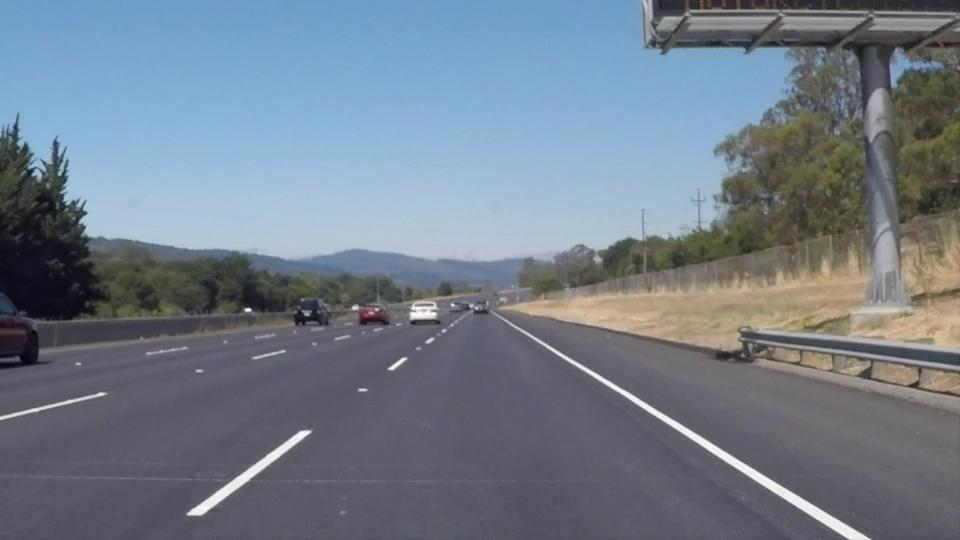
#> input picture test_pic/1.jpg, 960 x 540 px, given in place of the camera
$ python 2_main-cpu-python-Live_Streaming.py
#> lines starting #> are read from the running program, lines starting #| are printed output that depends on the picture; after the words box and inside, x2 and y2 are one past the last pixel; in counts of white or black regions, pixels touching at a corner belong together
# Importing the required packages
import numpy as np
import cv2
import os
import psutil
import time

# Initialize variables for calculating average memory usage and process time
total_memory_usage = 0
total_process_time = 0
process_time = 0
global cap
cap = cv2.VideoCapture(0)


# Color selection (HSL)
def convert_hsl(image):
    return cv2.cvtColor(image, cv2.COLOR_RGB2HLS)

def HSL_color_selection(image):
    # Convert the input image to HSL
    converted_image = convert_hsl(image)

    # White color mask
    lower_threshold = np.uint8([0, 200, 0])
    upper_threshold = np.uint8([255, 255, 255])
    white_mask = cv2.inRange(converted_image, lower_threshold, upper_threshold)

    # Yellow color mask
    lower_threshold = np.uint8([10, 0, 100])
    upper_threshold = np.uint8([40, 255, 255])
    yellow_mask = cv2.inRange(converted_image, lower_threshold, upper_threshold)

    # Combine white and yellow masks
    mask = cv2.bitwise_or(white_mask, yellow_mask)
    masked_image = cv2.bitwise_and(image, image, mask=mask)

    return masked_image

# Canny edge detection
def gray_scale(image):
    return cv2.cvtColor(image, cv2.COLOR_RGB2GRAY)

def gaussian_smoothing(image, kernel_size=13):
    return cv2.GaussianBlur(image, (kernel_size, kernel_size), 0)

def canny_detector(image, low_threshold=50, high_threshold=150):
    return cv2.Canny(image, low_threshold, high_threshold)

# Region of interest
def region_selection(image):
    mask = np.zeros_like(image)
    # Defining a 3-channel or 1-channel color to fill the mask with depending on the input image
    if len(image.shape) > 2:
        channel_count = image.shape[2]
        ignore_mask_color = (255,) * channel_count
    else:
        ignore_mask_color = 255
    # Define the vertices of the polygon dynamically based on the image dimensions
    rows, cols = image.shape[:2]
    bottom_left = [cols * 0.1, rows * 0.95]
    top_left = [cols * 0.4, rows * 0.6]
    bottom_right = [cols * 0.9, rows * 0.95]
    top_right = [cols * 0.6, rows * 0.6]
    vertices = np.array([[bottom_left, top_left, top_right, bottom_right]], dtype=np.int32)
    cv2.fillPoly(mask, vertices, ignore_mask_color)
    masked_image = cv2.bitwise_and(image, mask)
    return masked_image

# Hough transform
def hough_transform(image):
    """
    Determine and cut the region of interest in the input image.
        Parameters:
            image: The output of a Canny transform.
    """
    rho = 1              # Distance resolution of the accumulator in pixels.
    theta = np.pi/180    # Angle resolution of the accumulator in radians.
    threshold = 20       # Only lines that are greater than threshold will be returned.
    minLineLength = 20   # Line segments shorter than that are rejected.
    maxLineGap = 300     # Maximum allowed gap between points on the same line to link them
    return cv2.HoughLinesP(image, rho=rho, theta=theta, threshold=threshold,
                            minLineLength=minLineLength, maxLineGap=maxLineGap)

def draw_lines(image, lines, color=[0, 255, 0], thickness=2):
    """
    Draw lines onto the input image.
        Parameters:
            image: An np.array compatible with plt.imshow.
            lines: The lines we want to draw.
            color (Default = red): Line color.
            thickness (Default = 2): Line thickness.
    """
    image = np.copy(image)
    for line in lines:
        for x1, y1, x2, y2 in line:
            cv2.line(image, (x1, y1), (x2, y2), color, thickness)
    return image

# Averaging and extrapolating the lane lines
def average_slope_intercept(lines):
    """
    Find the slope and intercept of the left and right lanes of each image.
        Parameters:
            lines: The output lines from Hough Transform.
    """
    left_lines = []  # (slope, intercept)
    left_weights = []  # (length,)
    right_lines = []  # (slope, intercept)
    right_weights = []  # (length,)

    for line in lines:
        for x1, y1, x2, y2 in line:
            if x1 == x2:
                continue
            slope = (y2 - y1) / (x2 - x1)
            intercept = y1 - (slope * x1)
            length = np.sqrt(((y2 - y1) ** 2) + ((x2 - x1) ** 2))
            if slope < 0:
                left_lines.append((slope, intercept))
                left_weights.append(length)
            else:
                right_lines.append((slope, intercept))
                right_weights.append(length)
    left_lane = np.dot(left_weights, left_lines) / np.sum(left_weights) if len(left_weights) > 0 else None
    right_lane = np.dot(right_weights, right_lines) / np.sum(right_weights) if len(right_weights) > 0 else None
    return left_lane, right_lane

def pixel_points(y1, y2, line):
    """
    Converts the slope and intercept of each line into pixel points.
        Parameters:
            y1: y-value of the line's starting point.
            y2: y-value of the line's end point.
            line: The slope and intercept of the line.
    """
    if line is None:
        return None
    slope, intercept = line
    x1 = int((y1 - intercept) / slope)
    x2 = int((y2 - intercept) / slope)
    y1 = int(y1)
    y2 = int(y2)
    return ((x1, y1), (x2, y2))

def lane_lines(image, lines):
    """
    Create full length lines from pixel points.
        Parameters:
            image: The input test image.
            lines: The output lines from Hough Transform.
    """
    left_lane, right_lane = average_slope_intercept(lines)
    y1 = image.shape[0]
    y2 = y1 * 0.6
    left_line = pixel_points(y1, y2, left_lane)
    right_line = pixel_points(y1, y2, right_lane)
    return left_line, right_line

def draw_lane_lines(image, lines, color=[0, 255, 0], thickness=12):
    """
    Draw lines onto the input image.
        Parameters:
            image: The input test image.
            lines: The output lines from Hough Transform.
            color (Default = red): Line color.
            thickness (Default = 12): Line thickness.
    """
    line_image = np.zeros_like(image)
    for line in lines:
        if line is not None:
            cv2.line(line_image, *line, color, thickness)
    return cv2.addWeighted(image, 1.0, line_image, 1.0, 0.0)

def frame_processor(image):
    """
    Process the input frame to detect lane lines.
        Parameters:
            image: Single video frame.
    """
    color_select = HSL_color_selection(image)
    gray = gray_scale(color_select)
    smooth = gaussian_smoothing(gray)
    edges = canny_detector(smooth)
    region = region_selection(edges)
    hough = hough_transform(region)
    result = draw_lane_lines(image, lane_lines(image, hough))
    return result

def process_video(output_video):
    global cap
    """
    Read input video stream and produce a video file with detected lane lines.
        Parameters:
            output_video: A video file with detected lane lines.
    """
    start_time = time.time()
        # Capture video from the default camera
    frame_width = int(cap.get(cv2.CAP_PROP_FRAME_WIDTH))
    frame_height = int(cap.get(cv2.CAP_PROP_FRAME_HEIGHT))
    output = cv2.VideoWriter(output_video, cv2.VideoWriter_fourcc(*'mp4v'), 30, (frame_width, frame_height))

while True:
    ret, frame = cap.read()
#> frame is the input picture: shape (540, 960, 3); mean B, G, R 137.4, 124.9, 114.2
    if not ret:
        break

    processed_frame = frame_processor(frame)
#> in convert_hsl, `return cv2.cvtColor(image, cv2.COLOR_RGB2HLS)`: returned value: shape (540, 960, 3); mean of channels 0, 1, 2 81.9, 125.7, 50.2
#> in HSL_color_selection, `white_mask = cv2.inRange(converted_image, lower_threshold, upper_thres..`:
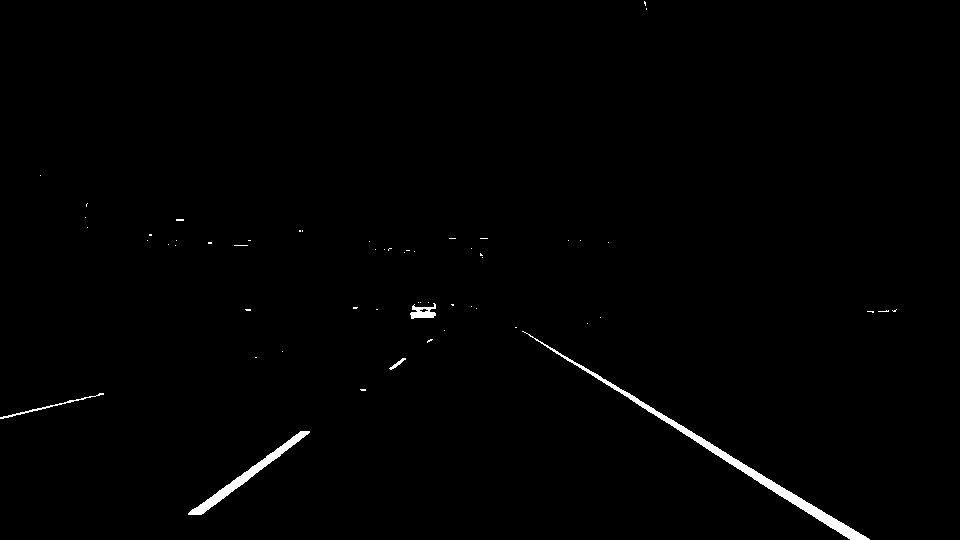
#> white_mask: shape (540, 960); 0.82% white; 57 white regions (52 under 20 px), largest, box (x1, y1, x2, y2) and area: (522, 331, 870, 540) 2439, (188, 431, 310, 515) 1132, (410, 303, 436, 319) 243, (0, 393, 104, 419) 197, (389, 358, 406, 370) 57
#> in HSL_color_selection, `yellow_mask = cv2.inRange(converted_image, lower_threshold, upper_thre..`:
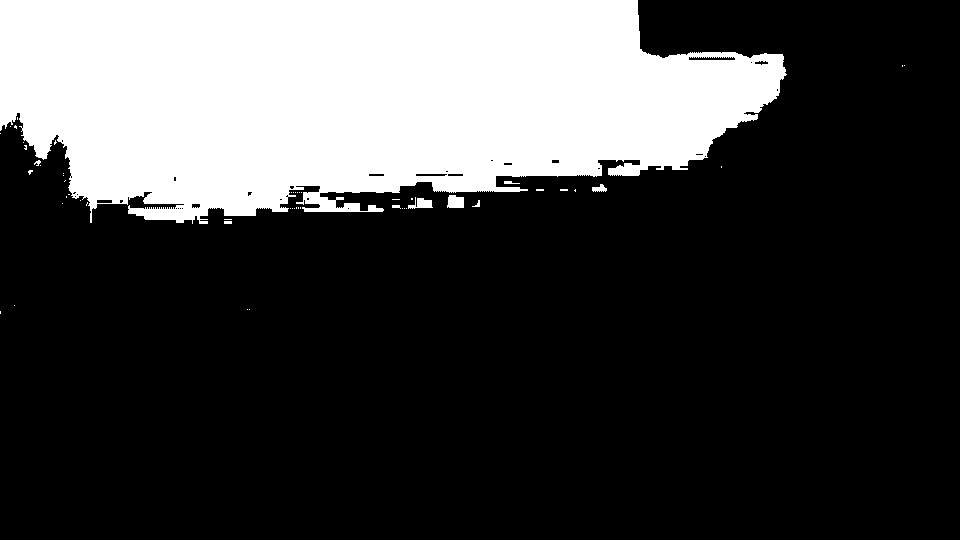
#> yellow_mask: shape (540, 960); 25.9% white; 54 white regions (45 under 20 px), largest, box (x1, y1, x2, y2) and area: (0, 0, 787, 224) 133368, (447, 195, 464, 208) 192, (408, 197, 433, 209) 172
#> in HSL_color_selection, `mask = cv2.bitwise_or(white_mask, yellow_mask)`: mask: shape (540, 960); 26.7% white; 107 white regions (93 under 20 px), largest, box (x1, y1, x2, y2) and area: (0, 0, 787, 224) 133368, (522, 331, 870, 540) 2439, (188, 431, 310, 515) 1132
#> in HSL_color_selection, `masked_image = cv2.bitwise_and(image, image, mask=mask)`:
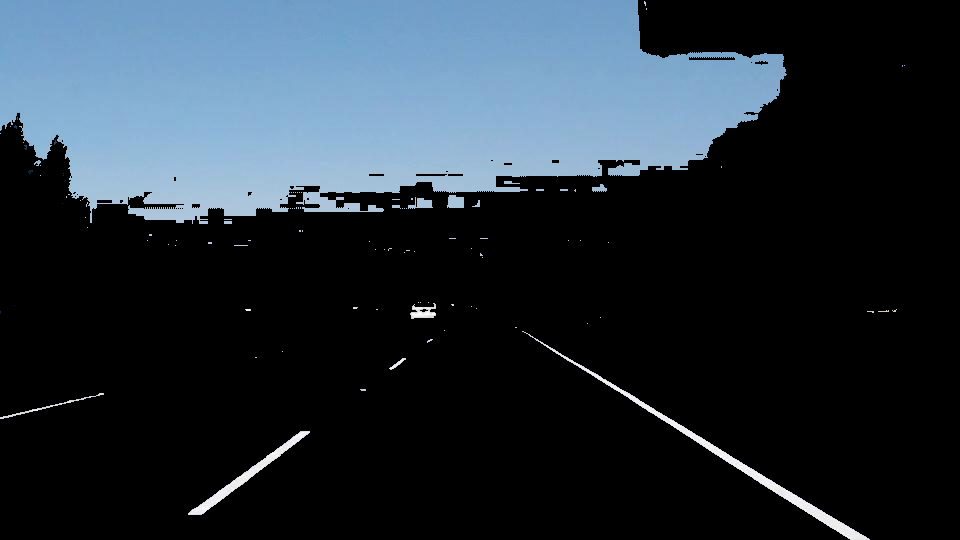
#> masked_image: shape (540, 960, 3); mean B, G, R 56.1, 47.1, 36.8
#> in gaussian_smoothing, `return cv2.GaussianBlur(image, (kernel_size, kernel_size), 0)`:
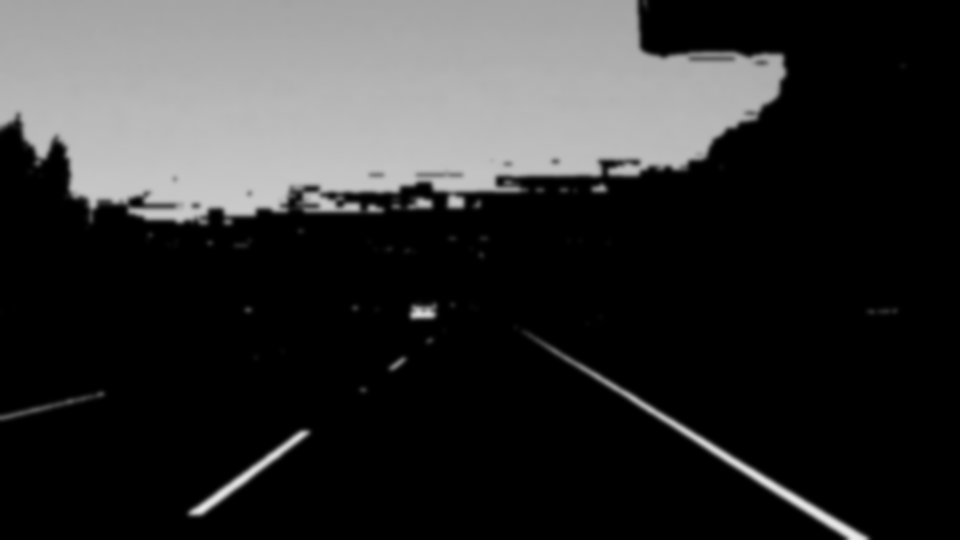
#> returned value: shape (540, 960); min 0, max 233, mean 48.6
#> in canny_detector, `return cv2.Canny(image, low_threshold, high_threshold)`: returned value: shape (540, 960); 0.84% white in thin lines or dots
#> in region_selection, `cv2.fillPoly(mask, vertices, ignore_mask_color)`:
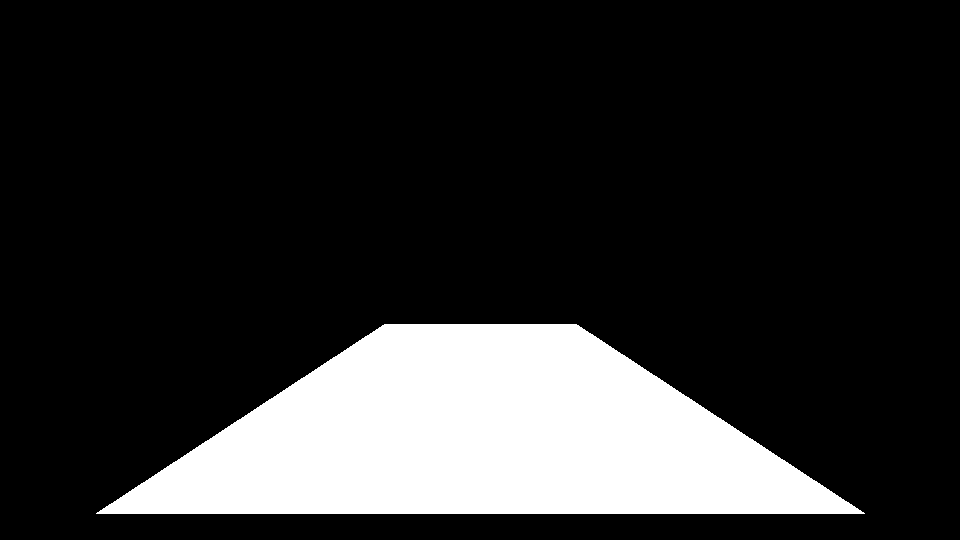
#> mask: shape (540, 960); 17.6% white; 1 white region, box (x1, y1, x2, y2) and area: (96, 324, 865, 514) 91489
#> in region_selection, `masked_image = cv2.bitwise_and(image, mask)`:
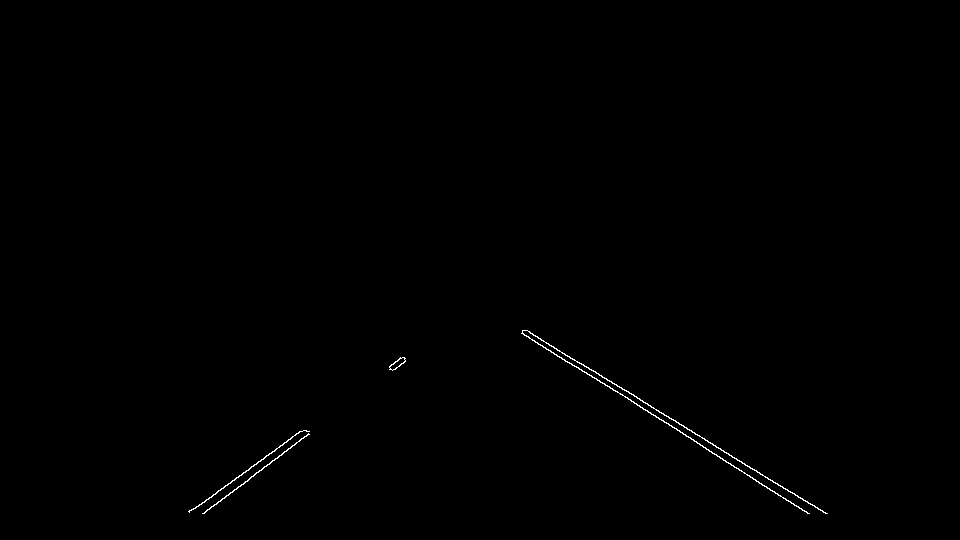
#> masked_image: shape (540, 960); 0.27% white in thin lines or dots, all inside (x1, y1, x2, y2) = (188, 330, 828, 514)
#> in frame_processor, `hough = hough_transform(region)`: hough = 14 rows, first 6: [525, 330, 807, 513], [593, 370, 788, 491], [203, 513, 405, 361], [523, 330, 778, 495], [189, 512, 403, 357], [704, 438, 825, 513]
#> the loop in average_slope_intercept, `for line in lines:` made 14 passes
#> line on passes 1 to 12: [[525, 330, 807, 513]], [[593, 370, 788, 491]], [[203, 513, 405, 361]], [[523, 330, 778, 495]], [[189, 512, 403, 357]], [[704, 438, 825, 513]], [[521, 333, 565, 361]], [[522, 332, 582, 371]], [[202, 513, 405, 360]], [[522, 331, 615, 391]], [[529, 331, 732, 457]], [[527, 330, 612, 383]]
#> after the loop in average_slope_intercept, `for line in lines:`: left_lines = [(-0.752, 665.8), (-0.724, 648.9), (-0.754, 665.2), (-0.705, 642.8)]; left_weights = [252.8, 264.2, 254.2, 170.1]; right_lines = [(0.649, -10.69), (0.621, 2.04), (0.647, -8.41), (0.62, 1.64), (0.636, 1.45), (0.65, -7.3), (0.645, -5.77), (0.621, 2.66), (0.624, 1.4), (0.659, -14.44)]; right_weights = [336.2, 229.5, 303.7, 142.4, 52.15, 71.56, 110.7, 238.9, 100.2, 49.09]
#> in average_slope_intercept, `left_lane = np.dot(left_weights, left_lines) / np.sum(left_weights) if..`: left_lane = [-0.736, 656.7]
#> in average_slope_intercept, `right_lane = np.dot(right_weights, right_lines) / np.sum(right_weights..`: right_lane = [0.636, -3.96]
#> in lane_lines, `left_lane, right_lane = average_slope_intercept(lines)`: left_lane = [-0.736, 656.7]; right_lane = [0.636, -3.96]
#> in pixel_points, `slope, intercept = line`: slope = -0.736; intercept = 656.7
#> in pixel_points, `x1 = int((y1 - intercept) / slope)`: x1 = 158
#> in pixel_points, `x2 = int((y2 - intercept) / slope)`: x2 = 451
#> in lane_lines, `left_line = pixel_points(y1, y2, left_lane)`: left_line = ((158, 540), (451, 324))
#> in lane_lines, `right_line = pixel_points(y1, y2, right_lane)`: right_line = ((855, 540), (515, 324))
#> in draw_lane_lines, `line_image = np.zeros_like(image)`: line_image: shape (540, 960, 3); every value is 0
#> the loop in draw_lane_lines, `for line in lines:` made 2 passes
#> line on passes 1 to 2: ((158, 540), (451, 324)), ((855, 540), (515, 324))
#> after the loop in draw_lane_lines, `for line in lines:`:
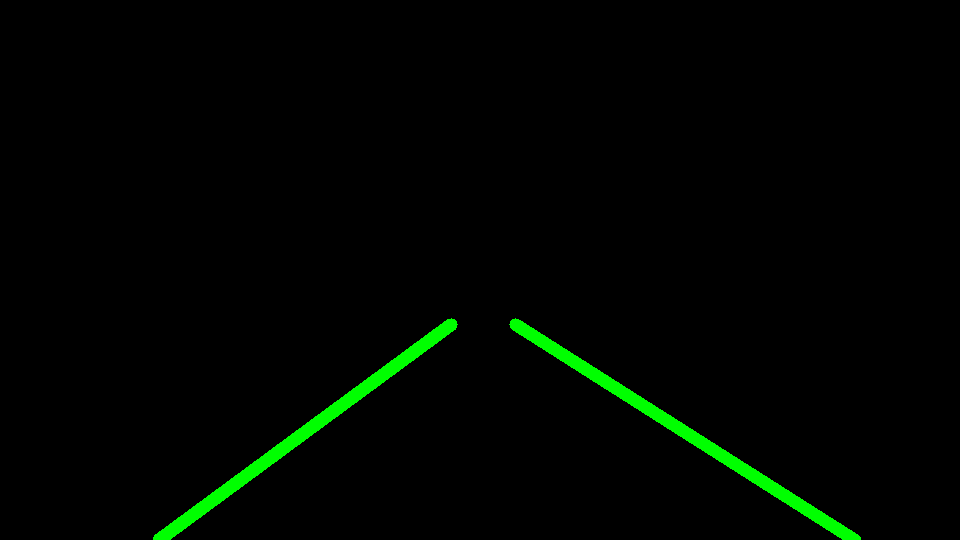
#> line_image: shape (540, 960, 3); mean B, G, R 0, 4.9, 0

    cv2.imshow('Lane Detection', processed_frame)
    # output.write(processed_frame)

    if cv2.waitKey(1) == ord('q'):
#> (key q is pressed here)
        break

cap.release()
# output.release()
cv2.destroyAllWindows()
